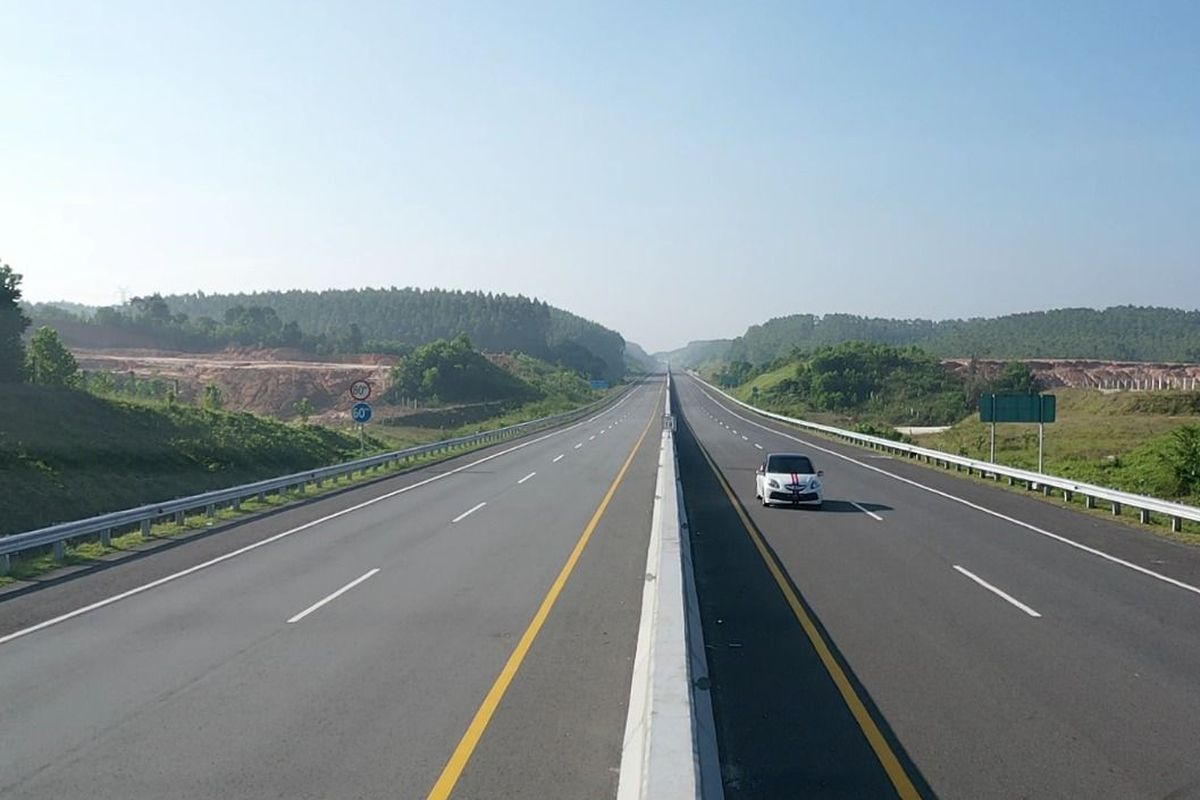
#> input picture TUGAS 2 - HOUGH TRANSFORM/jalan2.jpg, 1200 x 800 px
$ python hough_line.py
#> lines starting #> are read from the running program, lines starting #| are printed output that depends on the picture; after the words box and inside, x2 and y2 are one past the last pixel; in counts of white or black regions, pixels touching at a corner belong together
"""
@file hough_lines.py
@brief This program demonstrates line finding with the Hough transform
"""
import sys
import math
import cv2 as cv
import numpy as np


def main(argv):
    ## [load]
    default_file = 'jalan2.jpg'
    filename = argv[0] if len(argv) > 0 else default_file

    # Loads an image
    src = cv.imread(cv.samples.findFile(filename), cv.IMREAD_GRAYSCALE)
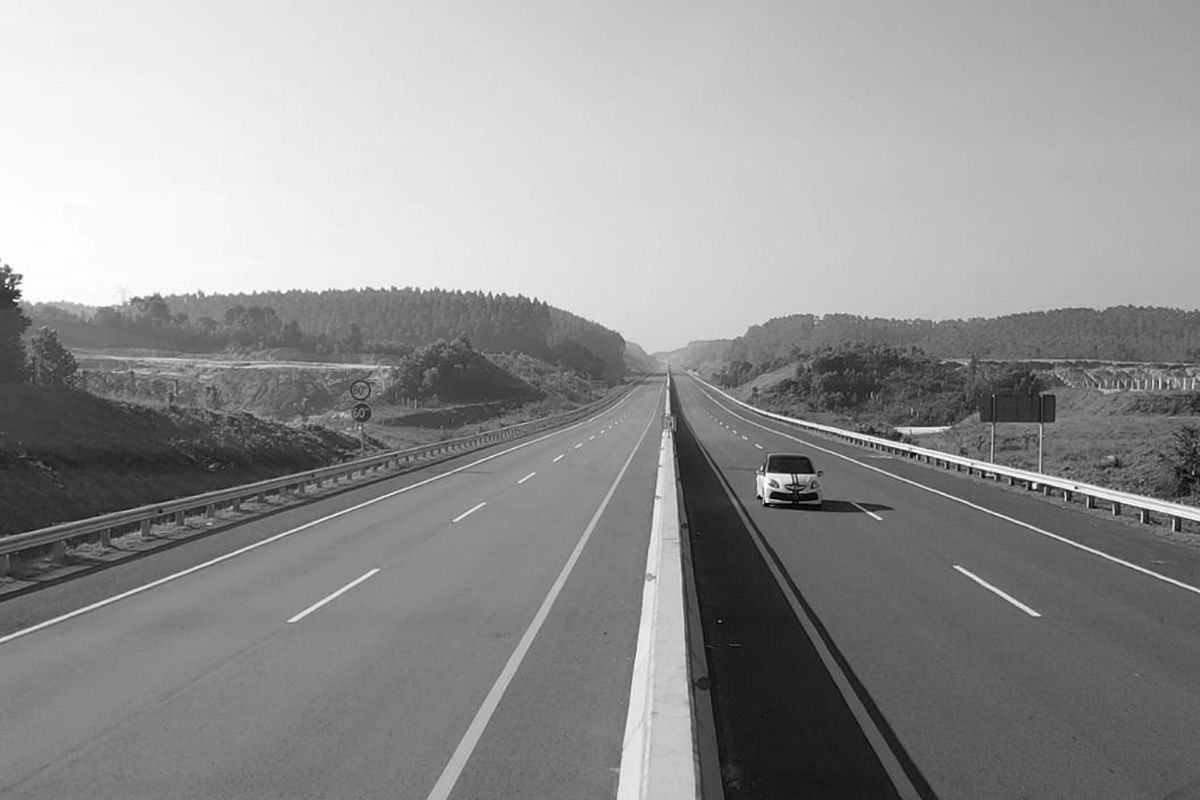
#> src: shape (800, 1200); min 0, max 255, mean 146.7

    # Check if image is loaded fine
    if src is None:
        print ('Error opening image!')
        print ('Usage: hough_lines.py [image_name -- default ' + default_file + '] \n')
        return -1
    ## [load]

    ## [edge_detection]
    # Edge detection
    dst = cv.Canny(src, 50, 200, None, 3)
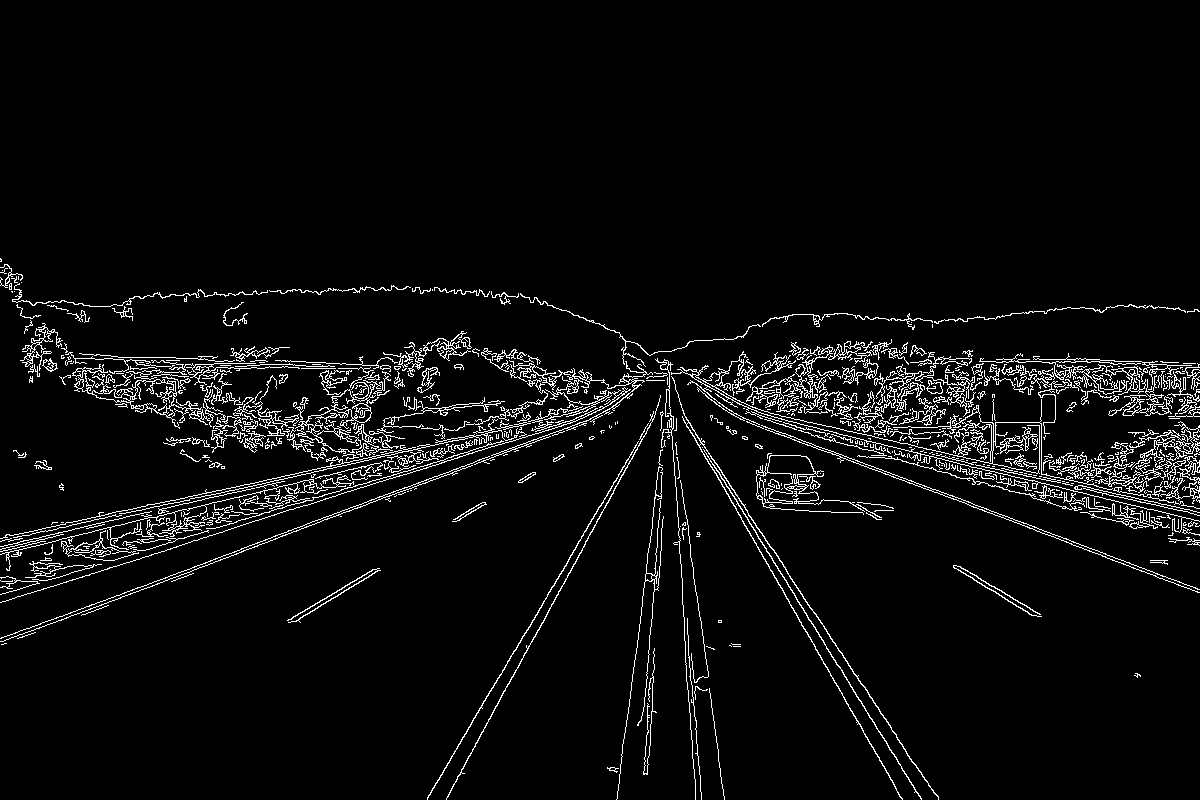
#> dst: shape (800, 1200); 4.7% white in thin lines or dots, all inside (x1, y1, x2, y2) = (0, 258, 1200, 800)
    ## [edge_detection]

    # Copy edges to the images that will display the results in BGR
    cdst = cv.cvtColor(dst, cv.COLOR_GRAY2BGR)
    cdstP = np.copy(cdst)

    ## [hough_lines]
    #  Standard Hough Line Transform
    lines = cv.HoughLines(dst, 1, np.pi / 180, 150, None, 0, 0)
#> lines = 709 rows, first 8: [568, 1.27], [525, 1.36], [362, 1.59], [-382, 2.62], [601, 1.2], [532, 1.34], [-358, 2.58], [359, 1.59]
    ## [hough_lines]
    ## [draw_lines]
    # Draw the lines
    if lines is not None:
        for i in range(0, len(lines)):
            rho = lines[i][0][0]
            theta = lines[i][0][1]
            a = math.cos(theta)
            b = math.sin(theta)
            x0 = a * rho
            y0 = b * rho
            pt1 = (int(x0 + 1000*(-b)), int(y0 + 1000*(a)))
            pt2 = (int(x0 - 1000*(-b)), int(y0 - 1000*(a)))

            cv.line(cdst, pt1, pt2, (0,0,255), 3, cv.LINE_AA)
#> this loop made 709 passes
#> (rho, theta, a, b, x0, y0, pt1, pt2) on passes 1 to 3: (568, 1.27, 0.292, 0.956, 166.1, 543.2, (-790, 835), (1122, 250)), (525, 1.36, 0.208, 0.978, 109.2, 513.5, (-868, 721), (1087, 305)), (362, 1.59, -0.0175, 1, -6.32, 361.9, (-1006, 344), (993, 379))
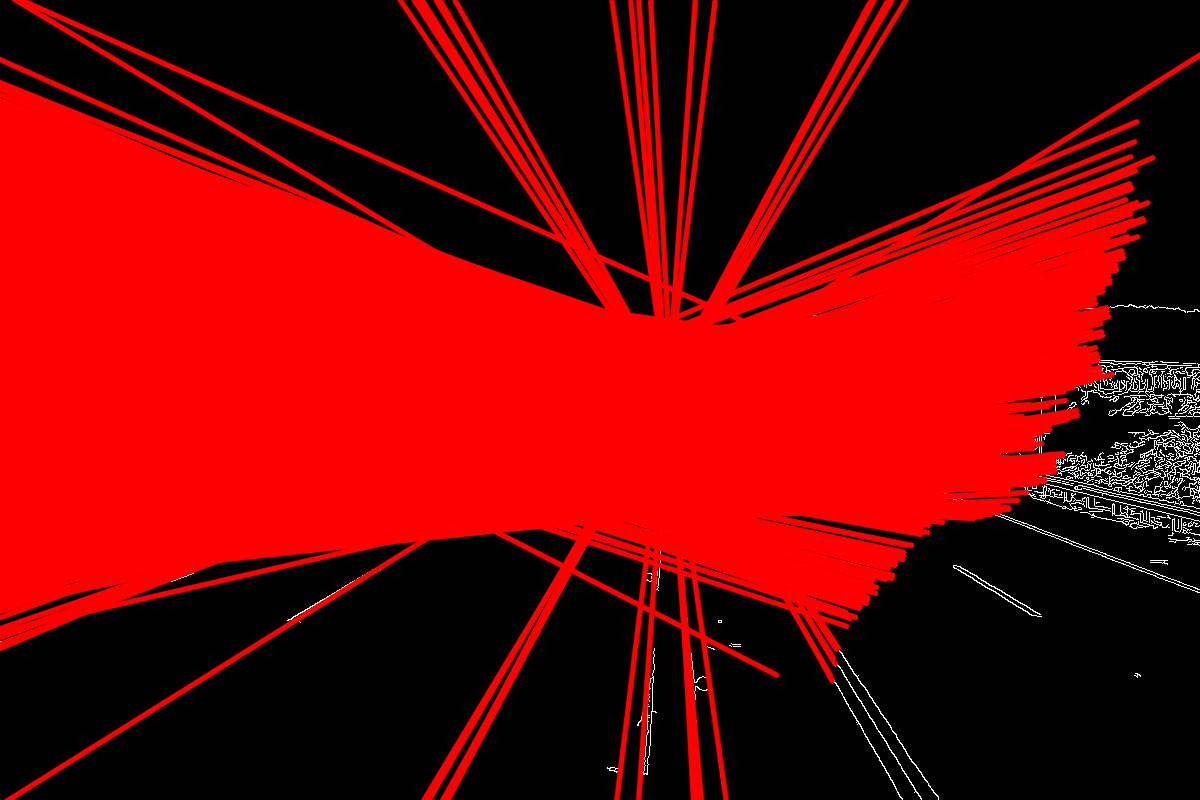
#> cdst: shape (800, 1200, 3); mean B, G, R 2.1, 2.1, 114.8
    ## [draw_lines]

    ## [hough_lines_p]
    # Probabilistic Line Transform
    linesP = cv.HoughLinesP(dst, 1, np.pi / 180, 50, None, 50, 10)
#> linesP = 377 rows, first 6: [66, 582, 379, 481], [511, 375, 591, 377], [294, 504, 595, 412], [38, 529, 316, 469], [698, 388, 856, 396], [793, 374, 947, 379]
    ## [hough_lines_p]
    ## [draw_lines_p]
    # Draw the lines
    if linesP is not None:
        for i in range(0, len(linesP)):
            l = linesP[i][0]
            cv.line(cdstP, (l[0], l[1]), (l[2], l[3]), (0,0,255), 3, cv.LINE_AA)
#> this loop made 377 passes
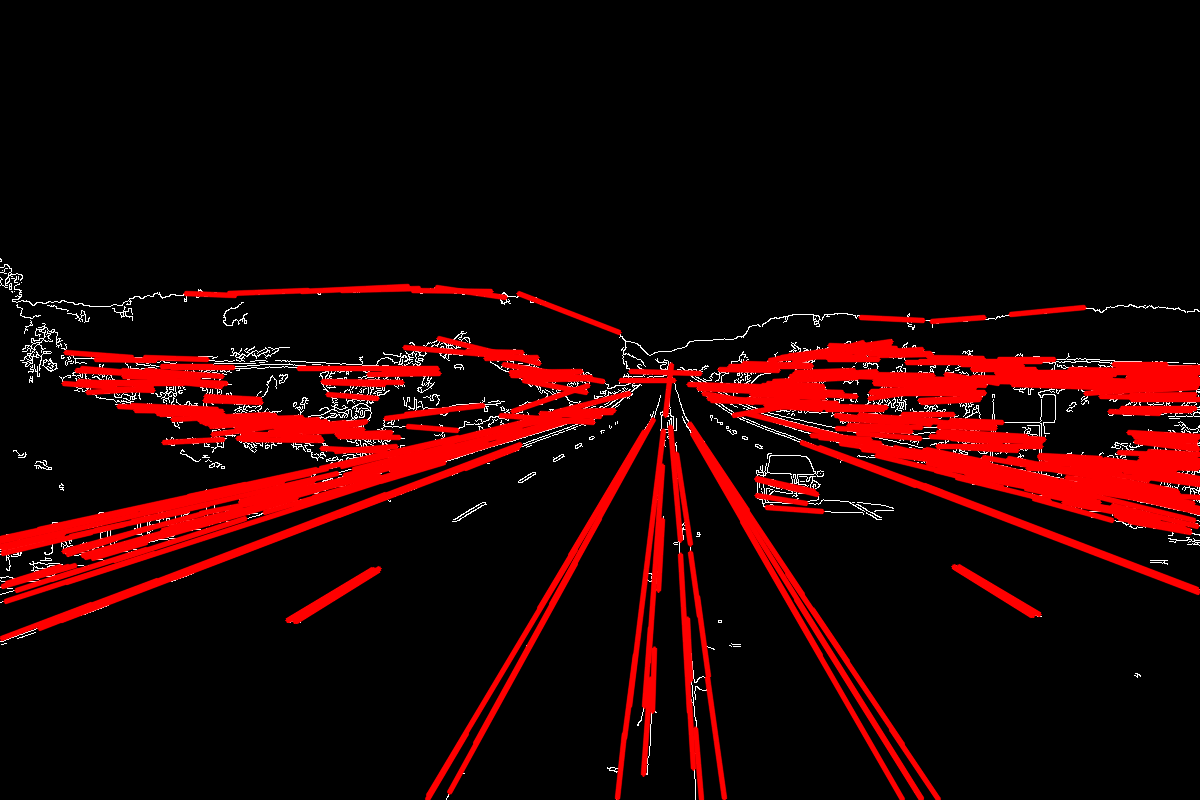
#> cdstP: shape (800, 1200, 3); mean B, G, R 3.2, 3.2, 33.5
    ## [draw_lines_p]
    ## [imshow]
    # Show results
    cv.imshow("Source", src)
    cv.imshow("Detected Lines (in red) - Standard Hough Line Transform", cdst)
    cv.imshow("Detected Lines (in red) - Probabilistic Line Transform", cdstP)
    ## [imshow]
    ## [exit]
    # Wait and Exit
    cv.waitKey()
    return 0
    ## [exit]

if __name__ == "__main__":
    main(sys.argv[1:])

$ run again, with TUGAS 2 - HOUGH TRANSFORM/coins.jpg copied over TUGAS 2 - HOUGH TRANSFORM/jalan2.jpg
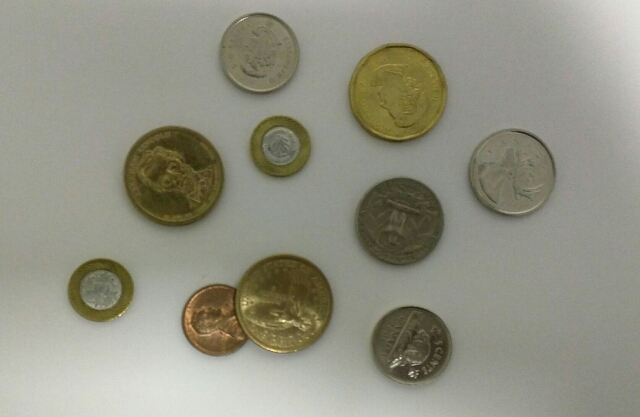
#> input picture TUGAS 2 - HOUGH TRANSFORM/coins.jpg, 640 x 417 px
#> in main, `dst = cv.Canny(src, 50, 200, None, 3)`:
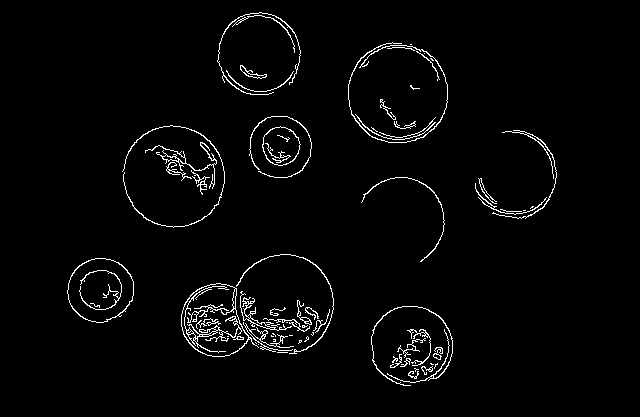
#> dst: shape (417, 640); 2.6% white in thin lines or dots, all inside (x1, y1, x2, y2) = (67, 12, 557, 386)
#> lines = None
#> linesP = 19 rows, first 6: [223, 314, 324, 332], [181, 324, 282, 341], [393, 357, 447, 366], [183, 331, 289, 347], [392, 362, 444, 370], [257, 322, 313, 344]
#> the loop in main, `for i in range(0, len(linesP)):` made 19 passes
#> after the loop in main, `for i in range(0, len(linesP)):`:
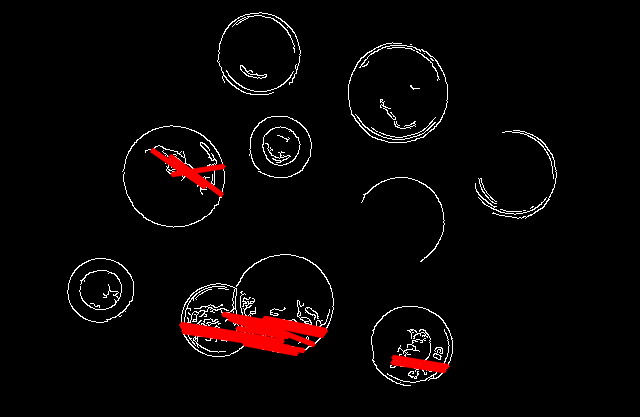
#> cdstP: shape (417, 640, 3); mean B, G, R 5.3, 5.3, 9.6

$ run again, with TUGAS 2 - HOUGH TRANSFORM/jalan.png saved as TUGAS 2 - HOUGH TRANSFORM/jalan2.jpg
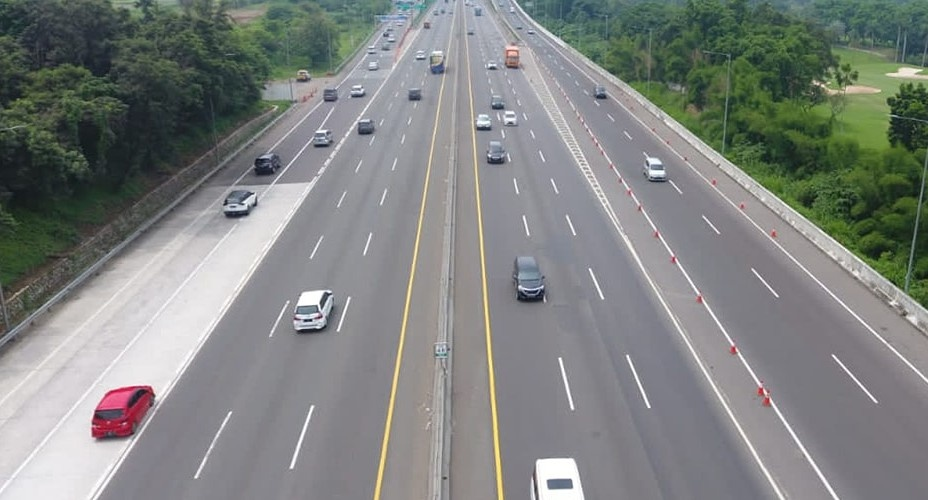
#> input picture TUGAS 2 - HOUGH TRANSFORM/jalan.png, 928 x 500 px
#> in main, `dst = cv.Canny(src, 50, 200, None, 3)`:
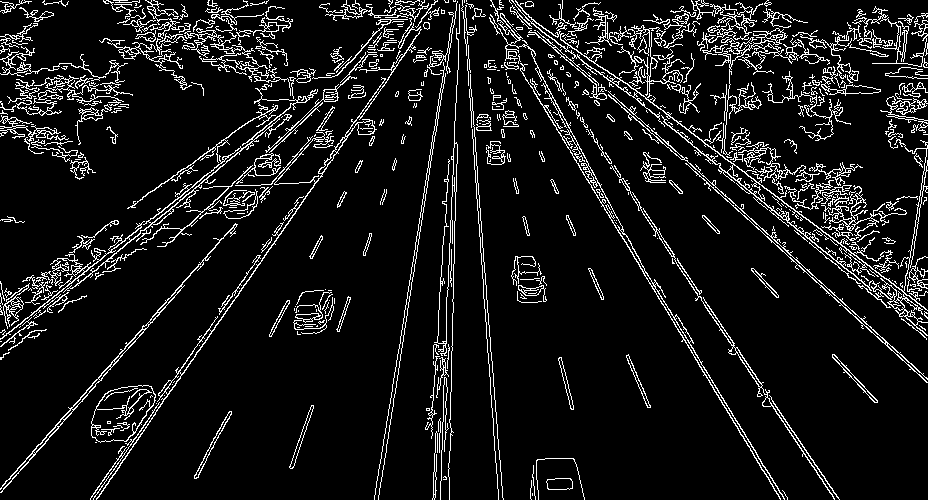
#> dst: shape (500, 928); 9.2% white in thin lines or dots
#> lines = 422 rows, first 8: [-416, 2.55], [-411, 2.6], [363, 0.611], [-337, 2.3], [451, 0.157], [-323, 2.25], [-462, 3.07], [359, 0.611]
#> the loop in main, `for i in range(0, len(lines)):` made 422 passes
#> (rho, theta, a, b, x0, y0, pt1, pt2) on passes 1 to 3: (-416, 2.55, -0.829, 0.559, 344.9, -232.6, (-214, -1061), (904, 596)), (-411, 2.6, -0.857, 0.515, 352.3, -211.7, (-162, -1068), (867, 645)), (363, 0.611, 0.819, 0.574, 297.4, 208.2, (-276, 1027), (870, -610))
#> linesP = 234 rows, first 6: [549, 70, 838, 498], [506, 45, 762, 470], [632, 248, 779, 492], [156, 403, 301, 197], [598, 85, 925, 380], [472, 129, 498, 499]
#> the loop in main, `for i in range(0, len(linesP)):` made 234 passes
#> after the loop in main, `for i in range(0, len(linesP)):`:
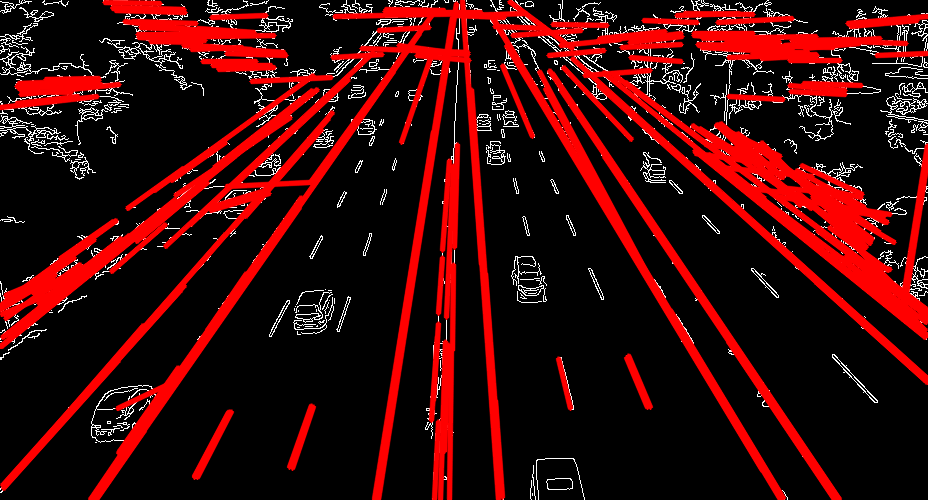
#> cdstP: shape (500, 928, 3); mean B, G, R 9.1, 9.1, 58.1
